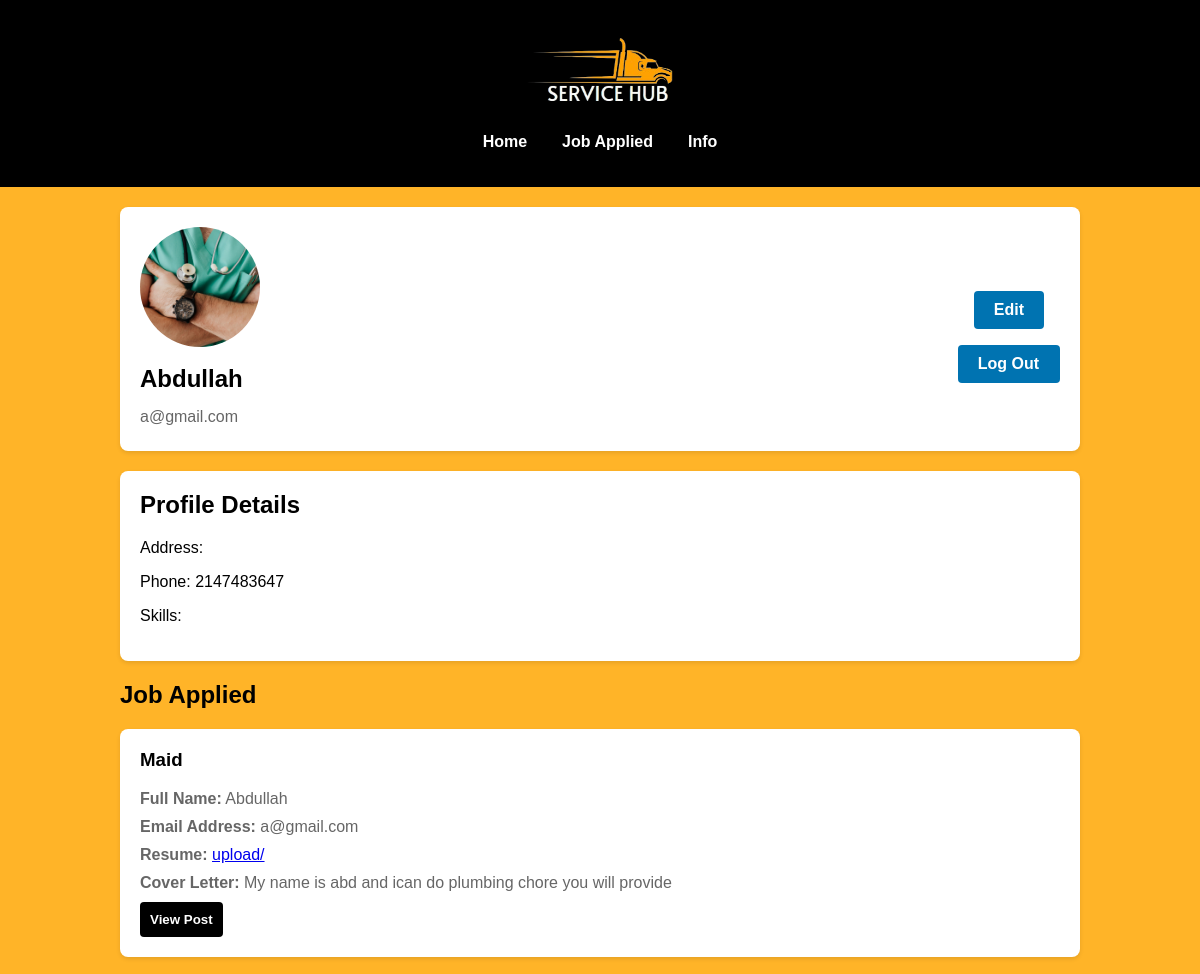
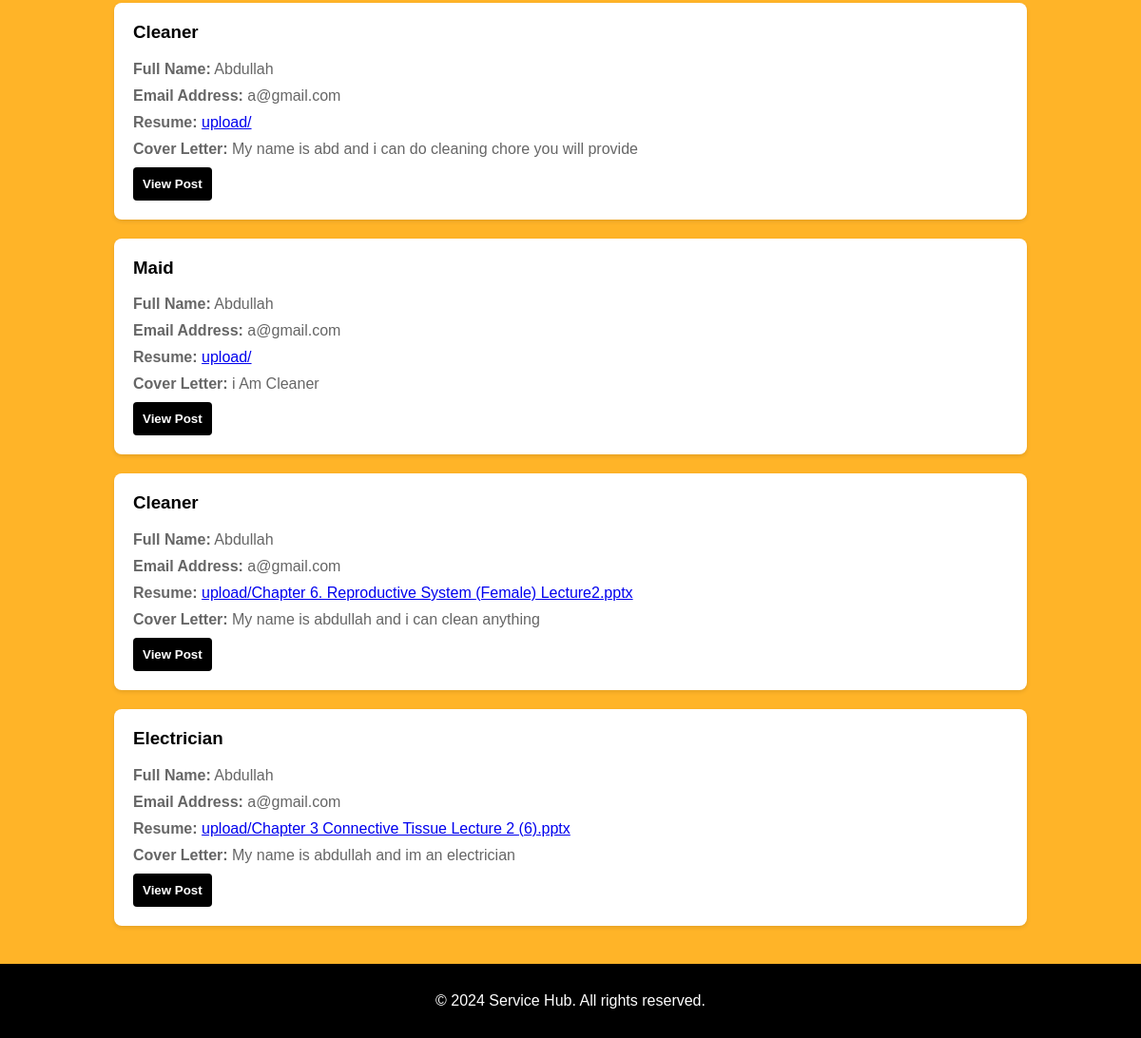
The page /user.php (signed in) on the database its author committed (2 pictures, top to bottom).
### tables this page shows
CREATE TABLE `hiring` (
  `id` int(11) NOT NULL,
  `fullname` varchar(255) DEFAULT NULL,
  `email` varchar(255) DEFAULT NULL,
  `phone` int(11) NOT NULL,
  `address` varchar(255) NOT NULL,
  `position` varchar(255) DEFAULT NULL,
  `price` int(11) NOT NULL,
  `resume` varchar(255) DEFAULT NULL,
  `coverletter` varchar(255) NOT NULL,
  `edu` varchar(255) NOT NULL,
  `experience` int(11) NOT NULL,
  `startdate` date NOT NULL,
  `reference` varchar(255) DEFAULT NULL
);

### user.php (the view, shortened to what this page needs)
<?php
    include './conn.php';
?>
<!DOCTYPE html>
<html lang="en">
<head>
</head>
<body>
    <header class="header">
        <div class="container">
<a href="index.php">
    <img src="./brand4.png" alt="Logo" class="logo">
</a>
            <nav class="navbar">
                <ul>
                    <li><a href="index.php #home">Home</a></li>
                    <li><a href="#job">Job Applied</a></li>
                    <li><a href="#info">Info</a></li>
                </ul>
            </nav>
        </div>
    </header>
    <div class="container">
        <div class="profile-header">
           <div id="profile-column" style="display: flex; flex-direction: column;">
            <img src="./doctor.jpg" alt="Profile Picture">
            <br>
            <h1><?php echo $_SESSION['name'] ?></h1>
            <p><?php echo $_SESSION['email'] ?></p>
        </div>
        <br>
            <div style="display:flex;flex-direction:column; width:fit-content; justify-content-space-between">
               <?php echo"
                <a href='editprofile.php' style='margin: 1em;' class='btn mb-5 '>Edit</a>
                ";?>
                <?php echo"
                <a href='logout.php' class='btn mt-5 '>Log Out</a>
                ";?>
            </div>
        </div>
        <div class="profile-details" id="info">
            <h2>Profile Details</h2>
            <p>Address: <?php echo htmlspecialchars($_SESSION['address'])?></p>
            <p>Phone: <?php echo $_SESSION['phone']?></p>
            <p>Skills: <?php echo $_SESSION['position']?></p>
        </div>
        <section class='job-applied' id='job'>
        <h2>Job Applied</h2>
        <?php
$name = mysqli_real_escape_string($connection, $_SESSION['name']);
$query = "SELECT * FROM hiring WHERE fullname = '$name'";
$res = mysqli_query($connection, $query);
if($res && mysqli_num_rows($res) > 0) {
    while($row = mysqli_fetch_assoc($res)){
        echo "
            <div class='card'>
                <h3>{$row['position']}</h3>
                <p><strong>Full Name:</strong> {$row['fullname']}</p>
                <p><strong>Email Address:</strong> {$row['email']}</p>
                <p><strong>Resume:</strong> <a href='{$row['resume']}'>{$row['resume']}</a></p>
                <p><strong>Cover Letter:</strong> {$row['coverletter']}</p>
                <a href='services.php?id={$row['id']}'>
                    <button class='card-button'>View Post</button>
                </a>
            </div>
       ";
    }
} else {
    echo "<section class='job-applied' id='job'>
        <h2>No Jobs Applied</h2>
        <p>You have not applied for any jobs yet.</p>
    </section>";
}
?>
 </section>
    </div>
<footer class="footer">
    <div class="container">
        <p>&copy; 2024 Service Hub. All rights reserved.</p>
    </div>
</footer>
</body>
</html>

### user.php (style rules this page uses)
body { font-family: Arial, sans-serif; background-color: rgb(255, 180, 40); margin: 0; padding: 0; }
.container { width: 80%; max-width: 1200px; margin: 0 auto; padding: 20px; }
.header { background-color: #000000; color: #fff; text-align: center; position: relative; width: 100%; }
.navbar { display: flex; justify-content: center; align-items: center; gap: 10px; }
.navbar ul { list-style: none; padding: 0; display: flex; gap: 15px; justify-content: center; align-items: center; }
.navbar ul li { display: inline; }
.navbar ul li a { color: #fff; text-decoration: none; font-weight: 600; padding: 5px 10px; }
.logo { display: block; margin: 10px auto; max-width: 150px; height: auto; }
.profile-header { display: flex; align-items: center; justify-content: space-between; background: #fff; padding: 20px; border-radius: 8px; box-shadow: 0 2px 4px rgba(0, 0, 0, 0.1); }
.profile-header img { border-radius: 50%; width: 120px; height: 120px; object-fit: cover; }
.profile-header h1 { margin: 0; font-size: 24px; }
.profile-header p { margin: 5px 0; color: #666; }
.profile-header .btn { background-color: #0073b1; color: #fff; padding: 10px 20px; border: none; border-radius: 4px; cursor: pointer; text-decoration: none; font-weight: bold; }
.profile-details { background: #fff; padding: 20px; margin-top: 20px; border-radius: 8px; box-shadow: 0 2px 4px rgba(0, 0, 0, 0.1); }
.profile-details h2 { margin-top: 0; }
.job-applied { margin-top: 20px; }
.job-applied .card { background: #fff; padding: 20px; margin-bottom: 20px; border-radius: 8px; box-shadow: 0 2px 4px rgba(0, 0, 0, 0.1); }
.job-applied .card h3 { margin-top: 0; }
.job-applied .card p { margin: 10px 0; color: #666; }
.card-button { background-color: black; color: #fff; padding: 10px; border: none; border-radius: 4px; cursor: pointer; font-weight: bold; }
.footer { background-color: #000000; color: #ffffff; text-align: center; padding: 10px 0; }
.footer p { margin: 0; }

### rows shown on the page
hiring: position "Maid", fullname "Abdullah", email "a@gmail.com", resume "upload/", coverletter "My name is abd and ican do plumbing chore you will provide"
hiring: position "Cleaner", fullname "Abdullah", email "a@gmail.com", resume "upload/", coverletter "My name is abd and i can do cleaning chore you will provide"
hiring: position "Maid", fullname "Abdullah", email "a@gmail.com", resume "upload/", coverletter "i Am Cleaner"
hiring: position "Cleaner", fullname "Abdullah", email "a@gmail.com", resume "upload/Chapter 6. Reproductive System (Female) Lecture2.pptx", coverletter "My name is abdullah and i can clean anything"
hiring: position "Electrician", fullname "Abdullah", email "a@gmail.com", resume "upload/Chapter 3 Connective Tissue Lecture 2 (6).pptx", coverletter "My name is abdullah and im an electrician"

### other values the page prints
$_SESSION['name'] "Abdullah"
$_SESSION['email'] "a@gmail.com"
$_SESSION['phone'] "2147483647"
